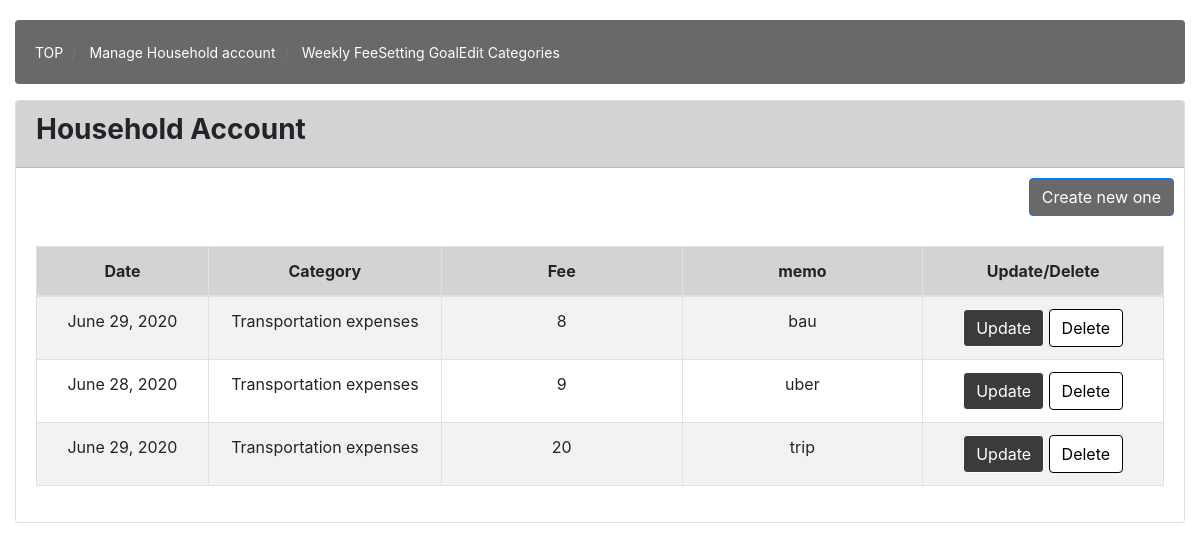
Page /kakeibo/kakeibo_list/ on the earlier database version.
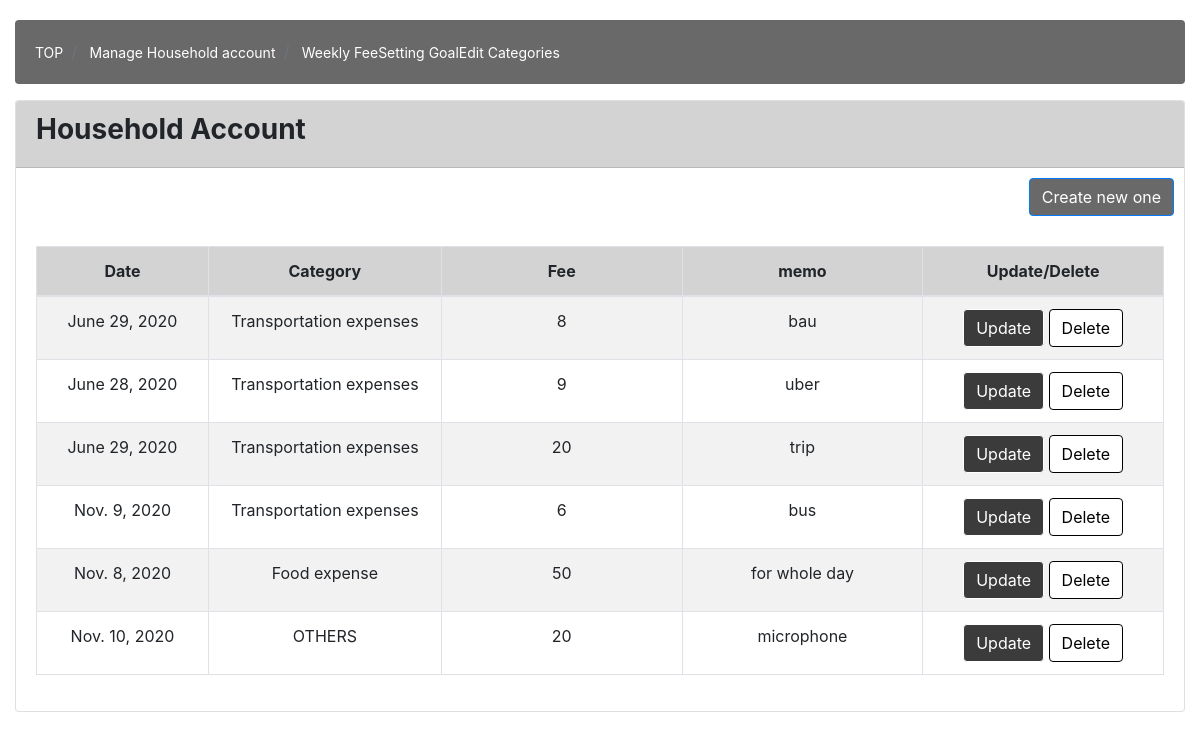
Same page on the later database version.
### kakeibo/models.py (models this page shows, shortened)
class Kakeibo(models.Model):
    class Meta:
        db_table = "kakeibo"
        verbose_name = "Kakeibo"
        verbose_name_plural = "Kakeibo"
    date = models.DateField(
        verbose_name="Date", default=datetime.now, help_text="Please use format 'yyyy-mm-dd' ")
    category = models.ForeignKey(
        Category, on_delete=models.CASCADE, verbose_name="Category")
    money = models.IntegerField(
        verbose_name="Fee", help_text="Australia dollars", validators=[check_length])
    memo = models.CharField(verbose_name="Memo", max_length=500)

class Category(models.Model):
    class Meta:
        db_table = "category"
        verbose_name = "Category"
        verbose_name_plural = "Category"
    category_name = models.CharField(max_length=255, unique=True)
    def __str__(self):
        return self.category_name

### kakeibo/views.py (the view)
# urls.py: path('kakeibo_list/', views.KakeiboListView.as_view(), name='kakeibo_list'),
class KakeiboListView(ListView):
    model = Kakeibo
    template_name = 'kakeibo/kakeibo_list.html'
    def queryset(self):
        return Kakeibo.objects.all()

### kakeibo/templates/kakeibo/kakeibo_list.html
{% extends 'kakeibo/base.htm' %}
{% block content %}
<div class="content-wrapper">
  <div class="container-fluid">
    <ol class="breadcrumb" style="background-color: #696969; margin-top: 20px;  padding: 20px;">
            <li class="breadcrumb-item">
                <a href="{% url 'kakeibo:kakeibo_monster' %}" style="color: white; font-size: 14px;">TOP</a>
            </li>
            <li class="breadcrumb-item">
                <a href="{% url 'kakeibo:kakeibo_list' %}"  style="color: white; font-size: 14px;">Manage Household account</a>
            </li>
            <li class="breadcrumb-item">
                <a href="{% url 'kakeibo:kakeibo_circle' %}"  style="color: white; font-size: 14px;">Weekly Fee</a>
            </li>
            <li>
                <a href="{% url 'kakeibo:setgoal' %}"  style="color: white; font-size: 14px;">Setting Goal</a>
            </li>
            <li>
                <a href="{% url 'kakeibo:category_list' %}"  style="color: white; font-size: 14px;">Edit Categories</a>
            </li>
        </ol>
    <div class="card mb-3">
      <div class="card-header" style="background-color: #D3D3D3">
        <h3><b>Household Account</b></h3>
      </div>
      <div align="right" style="margin:10px">
        <a class="btn btn-primary" href="{% url 'kakeibo:kakeibo_create' %}" style="background-color: #696969; color: #ffffff">Create new one</a>
      </div>
      <div class="card-body">
        <div class="table-responsive">
          <table id=kakeibo_list width="100%" class="table table-striped table-bordered table-hover">
            <thead style="background-color: #D3D3D3">
              <tr>
                <th class="text-center">Date</th>
                <th class="text-center">Category</th>
                <th class="text-center">Fee</th>
                <th class="text-center">memo</th>
                <th class="text-center">Update/Delete</th>
              </tr>
            </thead>
            <tbody>
              {% for item in object_list %}
              <tr class="odd gradeX text-center">
                <td class="text-center" width="100">{{ item.date}}</td>
                <td class="text-center" width="100">{{ item.category }}</td>
                <td class="text-center" width="140">{{ item.money }}</td>
                <td class="text-center" width="140">{{ item.memo }}</td>
                <td class="text-center" width="140">
                  <a class="btn btn-primary" href="{% url 'kakeibo:kakeibo_update' item.pk %}" style="color: white; background-color: #3a3b3a; border-color: white;">Update</a>
                  <a class="btn btn-danger" href="{% url 'kakeibo:kakeibo_delete' item.pk %}" style="color: black; background-color: white; border-color: black;">Delete</a>
                </td>
              </tr>
              {% endfor %}
            </tbody>
          </table>
        </div>
      </div>
    </div>
  </div>
</div>
{% endblock content %}

### kakeibo/templates/kakeibo/base.htm (shortened to what this page needs)
<!doctype html>
<html>
<head>
  <link rel="stylesheet" href="https://maxcdn.bootstrapcdn.com/bootstrap/4.0.0-beta.2/css/bootstrap.min.css">
  <link rel="stylesheet" href="https://cdn.datatables.net/t/bs-3.3.6/jqc-1.12.0,dt-1.10.11/datatables.min.css" />
<body style="background-color:#FFFFFF">
  {% block content %}
  {% endblock %}
</body>
</html>

Differences in the rows shown:
added Kakeibo: date "Nov. 9, 2020", category "Transportation expenses", money "6", memo "bus"
added Kakeibo: date "Nov. 8, 2020", category "Food expense", money "50", memo "for whole day"
added Kakeibo: date "Nov. 10, 2020", category "OTHERS", money "20", memo "microphone"
